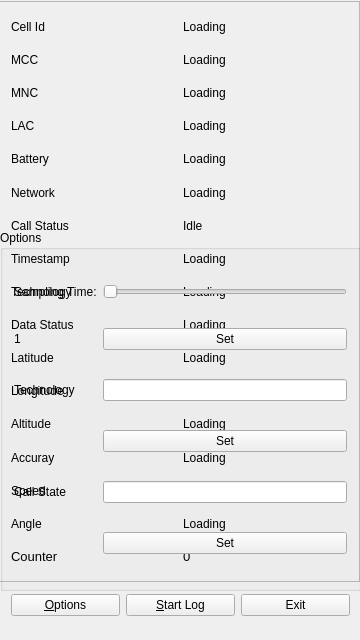
<?xml version="1.0" encoding="UTF-8"?>
<ui version="4.0">
 <class>MainWindow</class>
 <widget class="QMainWindow" name="MainWindow">
  <property name="geometry">
   <rect>
    <x>0</x>
    <y>0</y>
    <width>360</width>
    <height>640</height>
   </rect>
  </property>
  <property name="windowTitle">
   <string>MainWindow</string>
  </property>
  <widget class="QWidget" name="centralWidget">
   <widget class="QScrollArea" name="scrollArea">
    <property name="geometry">
     <rect>
      <x>-1</x>
      <y>1</y>
      <width>361</width>
      <height>581</height>
     </rect>
    </property>
    <property name="widgetResizable">
     <bool>true</bool>
    </property>
    <widget class="QWidget" name="scrollAreaWidgetContents">
     <property name="geometry">
      <rect>
       <x>0</x>
       <y>0</y>
       <width>359</width>
       <height>579</height>
      </rect>
     </property>
     <layout class="QGridLayout" name="gridLayout">
      <item row="0" column="0">
       <widget class="QLabel" name="label1">
        <property name="text">
         <string>Cell Id</string>
        </property>
       </widget>
      </item>
      <item row="0" column="1">
       <widget class="QLabel" name="cell_Id">
        <property name="text">
         <string>Loading</string>
        </property>
       </widget>
      </item>
      <item row="1" column="0">
       <widget class="QLabel" name="label1_3">
        <property name="text">
         <string>MCC</string>
        </property>
       </widget>
      </item>
      <item row="1" column="1">
       <widget class="QLabel" name="MCC">
        <property name="text">
         <string>Loading</string>
        </property>
       </widget>
      </item>
      <item row="2" column="0">
       <widget class="QLabel" name="label1_2">
        <property name="text">
         <string>MNC</string>
        </property>
       </widget>
      </item>
      <item row="2" column="1">
       <widget class="QLabel" name="MNC">
        <property name="text">
         <string>Loading</string>
        </property>
       </widget>
      </item>
      <item row="3" column="0">
       <widget class="QLabel" name="label1_5">
        <property name="text">
         <string>LAC</string>
        </property>
       </widget>
      </item>
      <item row="3" column="1">
       <widget class="QLabel" name="LAC">
        <property name="text">
         <string>Loading</string>
        </property>
       </widget>
      </item>
      <item row="4" column="0">
       <widget class="QLabel" name="label1_31">
        <property name="text">
         <string>Battery</string>
        </property>
       </widget>
      </item>
      <item row="4" column="1">
       <widget class="QLabel" name="batteryInd">
        <property name="text">
         <string>Loading</string>
        </property>
       </widget>
      </item>
      <item row="5" column="0">
       <widget class="QLabel" name="label1_32">
        <property name="text">
         <string>Network</string>
        </property>
       </widget>
      </item>
      <item row="5" column="1">
       <widget class="QLabel" name="networkInd">
        <property name="text">
         <string>Loading</string>
        </property>
       </widget>
      </item>
      <item row="6" column="0">
       <widget class="QLabel" name="label1_12">
        <property name="text">
         <string>Call Status</string>
        </property>
       </widget>
      </item>
      <item row="6" column="1">
       <widget class="QLabel" name="callStatus">
        <property name="text">
         <string>Idle</string>
        </property>
       </widget>
      </item>
      <item row="7" column="0">
       <widget class="QLabel" name="label1_11">
        <property name="text">
         <string>Timestamp</string>
        </property>
       </widget>
      </item>
      <item row="7" column="1">
       <widget class="QLabel" name="label_Timestamp">
        <property name="text">
         <string>Loading</string>
        </property>
       </widget>
      </item>
      <item row="8" column="0">
       <widget class="QLabel" name="label1_16">
        <property name="text">
         <string>Technology</string>
        </property>
       </widget>
      </item>
      <item row="8" column="1">
       <widget class="QLabel" name="techno">
        <property name="text">
         <string>Loading</string>
        </property>
       </widget>
      </item>
      <item row="9" column="0">
       <widget class="QLabel" name="label1_13">
        <property name="text">
         <string>Data Status</string>
        </property>
       </widget>
      </item>
      <item row="9" column="1">
       <widget class="QLabel" name="label_DataStatus">
        <property name="text">
         <string>Loading</string>
        </property>
       </widget>
      </item>
      <item row="10" column="0">
       <widget class="QLabel" name="label1_6">
        <property name="text">
         <string>Latitude</string>
        </property>
       </widget>
      </item>
      <item row="10" column="1">
       <widget class="QLabel" name="label_Latitude">
        <property name="text">
         <string>Loading</string>
        </property>
       </widget>
      </item>
      <item row="11" column="0">
       <widget class="QLabel" name="label1_7">
        <property name="text">
         <string>Longitude</string>
        </property>
       </widget>
      </item>
      <item row="11" column="1">
       <widget class="QLabel" name="label_Longitude">
        <property name="text">
         <string>Loading</string>
        </property>
       </widget>
      </item>
      <item row="12" column="0">
       <widget class="QLabel" name="label1_8">
        <property name="text">
         <string>Altitude</string>
        </property>
       </widget>
      </item>
      <item row="12" column="1">
       <widget class="QLabel" name="label_Altitude">
        <property name="text">
         <string>Loading</string>
        </property>
       </widget>
      </item>
      <item row="13" column="0">
       <widget class="QLabel" name="label1_9">
        <property name="text">
         <string>Accuray</string>
        </property>
       </widget>
      </item>
      <item row="13" column="1">
       <widget class="QLabel" name="label_Accuray">
        <property name="text">
         <string>Loading</string>
        </property>
       </widget>
      </item>
      <item row="14" column="0">
       <widget class="QLabel" name="label1_10">
        <property name="text">
         <string>Speed</string>
        </property>
       </widget>
      </item>
      <item row="14" column="1">
       <widget class="QLabel" name="label_Speed">
        <property name="text">
         <string>Loading</string>
        </property>
       </widget>
      </item>
      <item row="15" column="0">
       <widget class="QLabel" name="label1_14">
        <property name="text">
         <string>Angle</string>
        </property>
       </widget>
      </item>
      <item row="15" column="1">
       <widget class="QLabel" name="label_Angle">
        <property name="text">
         <string>Loading</string>
        </property>
       </widget>
      </item>
      <item row="16" column="0">
       <widget class="QLabel" name="label1_15">
        <property name="font">
         <font>
          <pointsize>10</pointsize>
         </font>
        </property>
        <property name="text">
         <string>Counter</string>
        </property>
       </widget>
      </item>
      <item row="16" column="1">
       <widget class="QLabel" name="file_Size">
        <property name="font">
         <font>
          <pointsize>10</pointsize>
         </font>
        </property>
        <property name="text">
         <string>0</string>
        </property>
       </widget>
      </item>
     </layout>
    </widget>
   </widget>
   <widget class="QGroupBox" name="groupBox">
    <property name="geometry">
     <rect>
      <x>0</x>
      <y>230</y>
      <width>361</width>
      <height>361</height>
     </rect>
    </property>
    <property name="title">
     <string>Options</string>
    </property>
    <layout class="QFormLayout" name="formLayout">
     <property name="fieldGrowthPolicy">
      <enum>QFormLayout::AllNonFixedFieldsGrow</enum>
     </property>
     <item row="0" column="0">
      <widget class="QLabel" name="label">
       <property name="text">
        <string>Sampling Time:</string>
       </property>
      </widget>
     </item>
     <item row="0" column="1">
      <widget class="QSlider" name="horizontalSlider">
       <property name="minimum">
        <number>1</number>
       </property>
       <property name="maximum">
        <number>10</number>
       </property>
       <property name="value">
        <number>1</number>
       </property>
       <property name="orientation">
        <enum>Qt::Horizontal</enum>
       </property>
       <property name="tickInterval">
        <number>1</number>
       </property>
      </widget>
     </item>
     <item row="1" column="0">
      <widget class="QLabel" name="spT">
       <property name="text">
        <string>1</string>
       </property>
      </widget>
     </item>
     <item row="1" column="1">
      <widget class="QPushButton" name="pushButton_3">
       <property name="sizePolicy">
        <sizepolicy hsizetype="Minimum" vsizetype="Fixed">
         <horstretch>0</horstretch>
         <verstretch>6</verstretch>
        </sizepolicy>
       </property>
       <property name="text">
        <string>Set</string>
       </property>
      </widget>
     </item>
     <item row="2" column="0">
      <widget class="QLabel" name="label_2">
       <property name="text">
        <string>Technology</string>
       </property>
      </widget>
     </item>
     <item row="2" column="1">
      <widget class="QLineEdit" name="tech">
       <property name="sizePolicy">
        <sizepolicy hsizetype="Expanding" vsizetype="Fixed">
         <horstretch>0</horstretch>
         <verstretch>0</verstretch>
        </sizepolicy>
       </property>
      </widget>
     </item>
     <item row="3" column="1">
      <widget class="QPushButton" name="pushButton_5">
       <property name="text">
        <string>Set</string>
       </property>
      </widget>
     </item>
     <item row="4" column="0">
      <widget class="QLabel" name="label_3">
       <property name="text">
        <string>Call State</string>
       </property>
      </widget>
     </item>
     <item row="4" column="1">
      <widget class="QLineEdit" name="call_stat">
       <property name="sizePolicy">
        <sizepolicy hsizetype="Expanding" vsizetype="Fixed">
         <horstretch>0</horstretch>
         <verstretch>13</verstretch>
        </sizepolicy>
       </property>
      </widget>
     </item>
     <item row="5" column="1">
      <widget class="QPushButton" name="pushButton_6">
       <property name="text">
        <string>Set</string>
       </property>
      </widget>
     </item>
    </layout>
   </widget>
   <widget class="QWidget" name="layoutWidget">
    <property name="geometry">
     <rect>
      <x>0</x>
      <y>580</y>
      <width>361</width>
      <height>51</height>
     </rect>
    </property>
    <layout class="QGridLayout" name="gridLayout_3">
     <item row="0" column="0">
      <widget class="QPushButton" name="pushButton">
       <property name="text">
        <string>&amp;Options</string>
       </property>
       <property name="checkable">
        <bool>true</bool>
       </property>
      </widget>
     </item>
     <item row="0" column="1">
      <widget class="QPushButton" name="pushButton_2">
       <property name="text">
        <string>&amp;Start Log</string>
       </property>
       <property name="checkable">
        <bool>true</bool>
       </property>
      </widget>
     </item>
     <item row="0" column="2">
      <widget class="QPushButton" name="pushButton_4">
       <property name="text">
        <string>Exit</string>
       </property>
      </widget>
     </item>
    </layout>
   </widget>
  </widget>
  <widget class="QMenuBar" name="menuBar">
   <property name="geometry">
    <rect>
     <x>0</x>
     <y>0</y>
     <width>360</width>
     <height>21</height>
    </rect>
   </property>
  </widget>
 </widget>
 <layoutdefault spacing="6" margin="11"/>
 <resources/>
 <connections>
  <connection>
   <sender>pushButton_4</sender>
   <signal>clicked()</signal>
   <receiver>MainWindow</receiver>
   <slot>close()</slot>
   <hints>
    <hint type="sourcelabel">
     <x>307</x>
     <y>621</y>
    </hint>
    <hint type="destinationlabel">
     <x>307</x>
     <y>569</y>
    </hint>
   </hints>
  </connection>
 </connections>
</ui>
